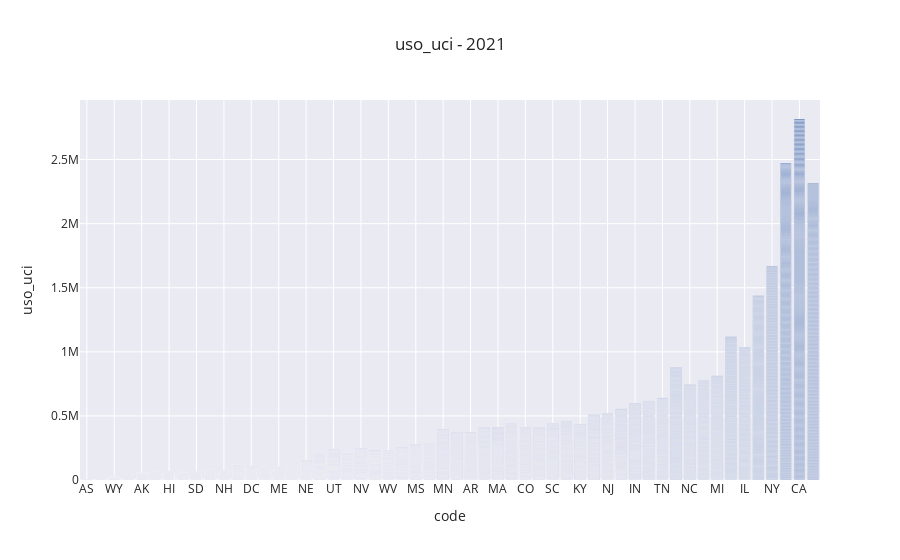

The code cell stored with this chart in its notebook:
### Code cell
year2 = 2021

df2 = data[data['Year'] == year2].sort_values(uci)

px.bar(df2, x = 'code', y = uci, title =' - '.join([uci, str(year2)]), template="seaborn")

### Figure 1 — Plotly figure (JSON) as saved in the notebook; plotly's stock layout.template omitted (floating-point values rounded to 4 significant figures; data arrays with more than 128 entries replaced by an {"elided": "..."} marker saying what was removed)
{"data": [{"alignmentgroup": "True", "hovertemplate": "code=%{x}<br>uso_uci=%{y}<extra></extra>", "legendgroup": "", "marker": {"color": "rgb(76,114,176)", "pattern": {"shape": ""}}, "name": "", "offsetgroup": "", "orientation": "v", "showlegend": false, "textposition": "auto", "type": "bar", "x": {"elided": "19475 str values"}, "xaxis": "x", "y": {"elided": "19475 int values"}, "yaxis": "y"}], "layout": {"barmode": "relative", "legend": {"tracegroupgap": 0}, "title": {"text": "uso_uci - 2021"}, "xaxis": {"anchor": "y", "domain": [0, 1], "title": {"text": "code"}}, "yaxis": {"anchor": "x", "domain": [0, 1], "title": {"text": "uso_uci"}}}}
